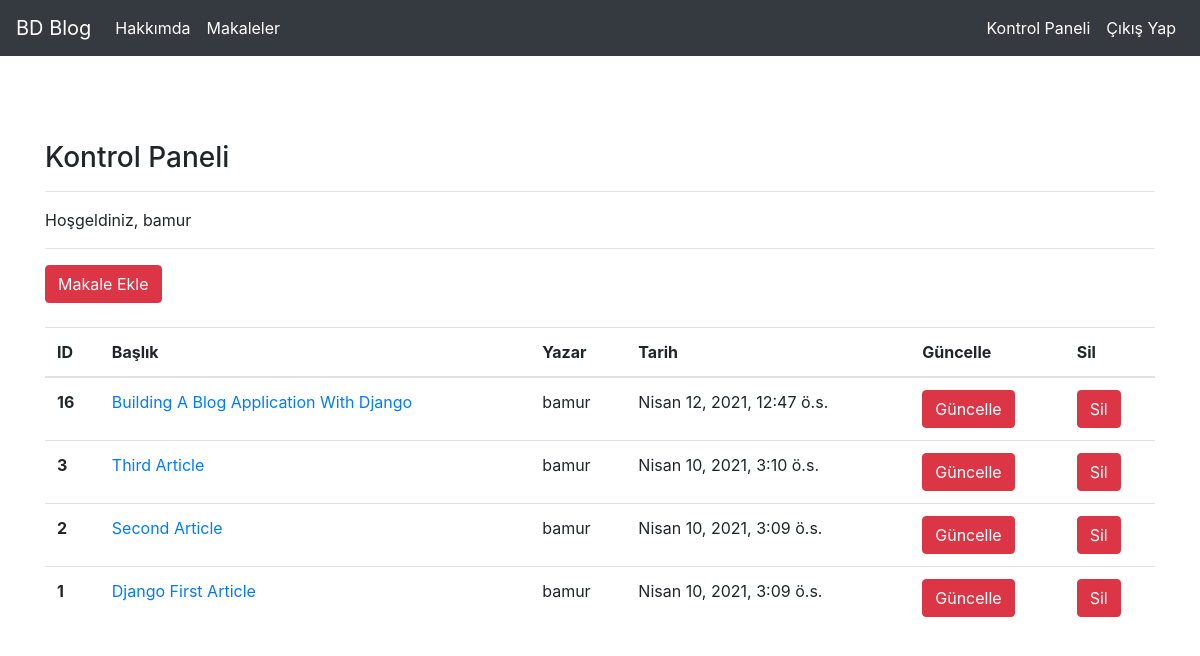
Screenshot of /articles/dashboard/ (signed in) with the database file from the repository.
### article/models.py (models this page shows, shortened)
class Article(models.Model):
    author = models.ForeignKey("auth.User", on_delete = models.CASCADE, verbose_name="Yazar")
    title = models.CharField(max_length= 50, verbose_name="Başlık")
    content = RichTextField(verbose_name="İçerik")
    created_date = models.DateTimeField(auto_now_add=True, verbose_name="Yaratma Tarihi")
    article_image = models.FileField(blank = True, null = True, verbose_name="Makaleye Fotoğraf Ekleyin")
    class Meta:
        ordering = ['-created_date']

### article/views.py (the view)
# urls.py: path('dashboard/', views.dashboard, name = "dashboard"),
@login_required(login_url = "user:login")
def dashboard(request):
    articles = Article.objects.filter(author = request.user)
    context = {
        "articles":articles
    }
    return render(request, "dashboard.html", context)

### templates/dashboard.html
{% extends 'layout.html' %}
{% block body %}
    <h3>Kontrol Paneli</h3>
    <hr>
    <p>
    Hoşgeldiniz, {{request.user.username}}
    </p>
    <hr>
    <a class="btn btn-danger" href="/articles/addarticle">Makale Ekle</a>
    <br>
    <br>
    {% if articles %}
    <table class="table">
        <thead>
        <tr>
            <th scope="col">ID</th>
            <th scope="col">Başlık</th>
            <th scope="col">Yazar</th>
            <th scope="col">Tarih</th>
            <th scope="col">Güncelle</th>
            <th scope="col">Sil</th>
        </tr>
        </thead>
        <tbody>
        {% for article in articles %}
        <tr>
            <th scope="row">{{article.id}}</th>
            <td><a href="/articles/article/{{article.id}}">{{article.title}}</a></td>
            <td>{{article.author.username}}</td>
            <td>{{article.created_date}}</td>
            <td><a href="/articles/update/{{article.id}}" class="btn btn-danger">Güncelle</a></td>
            <td><a href="/articles/delete/{{article.id}}" class="btn btn-danger">Sil</a></td>
        </tr>
        {% endfor %}
        </tbody>
    </table>
    {% else %}
    <div class="alert alert-danger">
        Henüz bir makaleniz bulunmuyor.
    </div>
    {% endif %}
{% endblock body %}

### rows the page displays
Article: id "16", title "Building A Blog Application With Django", author.username "bamur", created_date "Nisan 12, 2021, 12:47 ö.s."
Article: id "3", title "Third Article", author.username "bamur", created_date "Nisan 10, 2021, 3:10 ö.s."
Article: id "2", title "Second Article", author.username "bamur", created_date "Nisan 10, 2021, 3:09 ö.s."
Article: id "1", title "Django First Article", author.username "bamur", created_date "Nisan 10, 2021, 3:09 ö.s."

### other values shown
{{ request.user.username }} "bamur"
